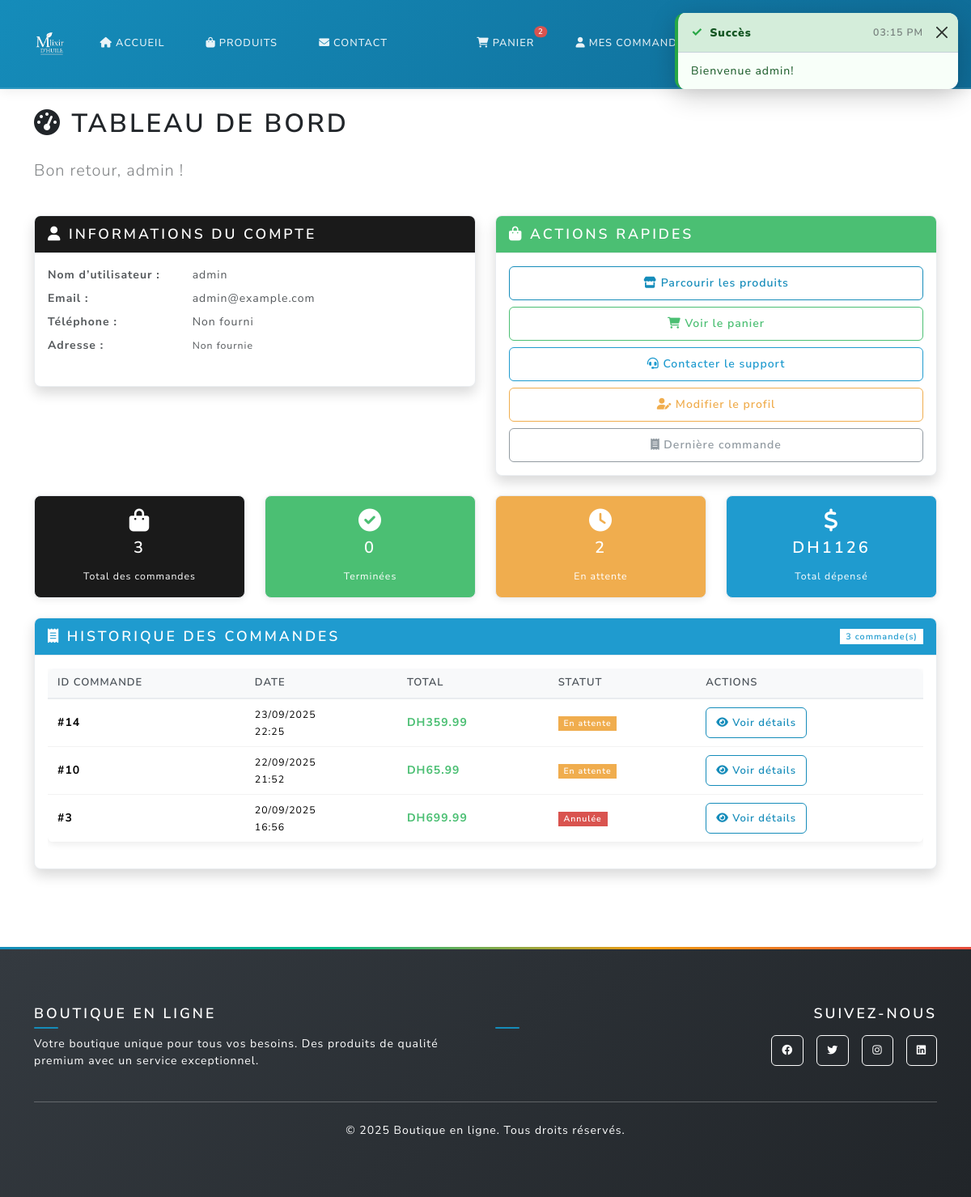
Page /dashboard (signed in) on the earlier database version.
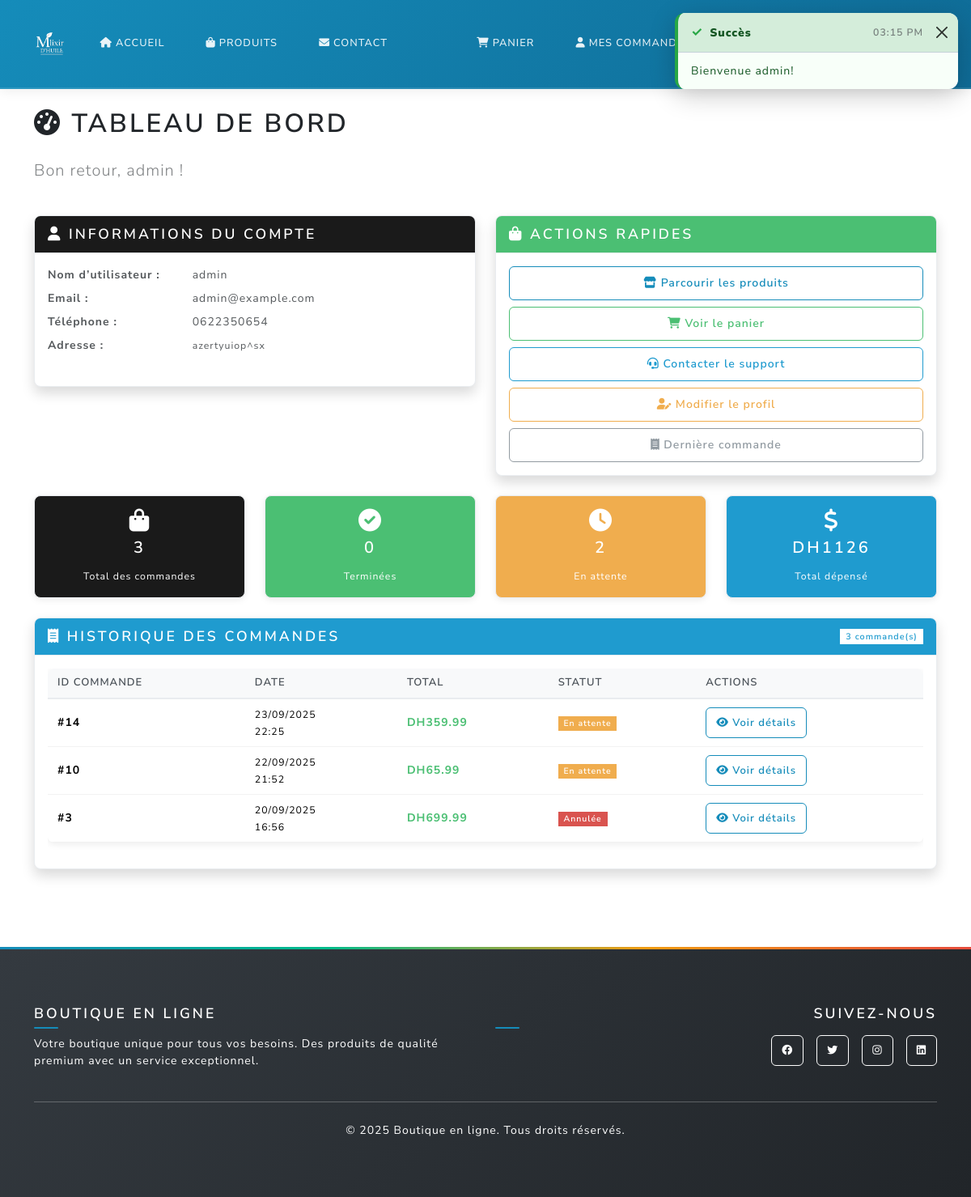
Same page on the later database version.
### main.py (models this page shows)
class User(UserMixin, db.Model):
    id = db.Column(db.Integer, primary_key=True)
    username = db.Column(db.String(80), unique=True, nullable=False)
    email = db.Column(db.String(120), unique=True, nullable=False)
    password_hash = db.Column(db.String(120), nullable=False)
    phone = db.Column(db.String(20), nullable=True)
    address = db.Column(db.Text, nullable=True)
    is_admin = db.Column(db.Boolean, default=False)
    orders = db.relationship('Order', backref='user', lazy=True)

class Order(db.Model):
    id = db.Column(db.Integer, primary_key=True)
    user_id = db.Column(db.Integer, db.ForeignKey('user.id'), nullable=False)
    total = db.Column(db.Float, nullable=False)
    status = db.Column(db.String(20), default='pending')
    created_at = db.Column(db.DateTime, default=db.func.current_timestamp())

### main.py (the view)
@app.route('/dashboard')
@login_required
def dashboard():
    orders = Order.query.filter_by(user_id=current_user.id).order_by(Order.created_at.desc()).all()
    return render_template('dashboard.html', orders=orders)

### templates/dashboard.html (shortened to what this page needs)
{% extends "base.html" %}
{% block content %}
<div class="container py-4">
  <div class="row">
    <div class="col-12">
      <h1 class="mb-4"><i class="fas fa-tachometer-alt"></i> Tableau de bord</h1>
      <p class="lead text-muted">Bon retour, {{ current_user.username }} !</p>
    </div>
  </div>
  <div class="row mb-4">
    <div class="col-md-6">
      <div class="card shadow">
        <div class="card-header bg-primary text-white">
          <h5 class="mb-0"><i class="fas fa-user"></i> Informations du compte</h5>
        </div>
        <div class="card-body">
          <div class="row mb-2">
            <div class="col-sm-4">
              <strong>Nom d’utilisateur :</strong>
            </div>
            <div class="col-sm-8">{{ current_user.username }}</div>
          </div>
          <div class="row mb-2">
            <div class="col-sm-4">
              <strong>Email :</strong>
            </div>
            <div class="col-sm-8">{{ current_user.email }}</div>
          </div>
          <div class="row mb-2">
            <div class="col-sm-4">
              <strong>Téléphone :</strong>
            </div>
            <div class="col-sm-8">{{ current_user.phone or 'Non fourni' }}</div>
          </div>
          <div class="row">
            <div class="col-sm-4">
              <strong>Adresse :</strong>
            </div>
            <div class="col-sm-8">
              <small>{{ current_user.address or 'Non fournie' }}</small>
            </div>
          </div>
        </div>
      </div>
    </div>
    <div class="col-md-6">
      <div class="card shadow">
        <div class="card-header bg-success text-white">
          <h5 class="mb-0">
            <i class="fas fa-shopping-bag"></i> Actions rapides
          </h5>
        </div>
        <div class="card-body">
          <div class="d-grid gap-2">
            <a href="{{ url_for('products') }}" class="btn btn-outline-primary">
              <i class="fas fa-store"></i> Parcourir les produits
            </a>
            <a href="{{ url_for('cart') }}" class="btn btn-outline-success">
              <i class="fas fa-shopping-cart"></i> Voir le panier
            </a>
            <a href="{{ url_for('contact') }}" class="btn btn-outline-info">
              <i class="fas fa-headset"></i> Contacter le support
            </a>
            <a href="{{ url_for('profile') }}" class="btn btn-outline-warning">
              <i class="fas fa-user-edit"></i> Modifier le profil
            </a>
            {% if orders %}
            <a href="{{ url_for('order_detail', order_id=orders[0].id) }}" class="btn btn-outline-secondary">
              <i class="fas fa-receipt"></i> Dernière commande
            </a>
            {% endif %}
          </div>
        </div>
      </div>
    </div>
  </div>
  <div class="row mb-4">
    <div class="col-md-3">
      <div class="card bg-primary text-white">
        <div class="card-body text-center">
          <i class="fas fa-shopping-bag fa-2x mb-2"></i>
          <h4>{{ orders|length }}</h4>
          <small>Total des commandes</small>
        </div>
      </div>
    </div>
    <div class="col-md-3">
      <div class="card bg-success text-white">
        <div class="card-body text-center">
          <i class="fas fa-check-circle fa-2x mb-2"></i>
          <h4>{{ orders|selectattr('status', 'equalto', 'completed')|list|length }}</h4>
          <small>Terminées</small>
        </div>
      </div>
    </div>
    <div class="col-md-3">
      <div class="card bg-warning text-white">
        <div class="card-body text-center">
          <i class="fas fa-clock fa-2x mb-2"></i>
          <h4>{{ orders|selectattr('status', 'equalto', 'pending')|list|length }}</h4>
          <small>En attente</small>
        </div>
      </div>
    </div>
    <div class="col-md-3">
      <div class="card bg-info text-white">
        <div class="card-body text-center">
          <i class="fas fa-dollar-sign fa-2x mb-2"></i>
          <h4>DH{{ "%.0f"|format(orders|sum(attribute='total')) }}</h4>
          <small>Total dépensé</small>
        </div>
      </div>
    </div>
  </div>
  <div class="row">
    <div class="col-12">
      <div class="card shadow">
        <div class="card-header bg-info text-white d-flex justify-content-between align-items-center">
          <h5 class="mb-0"><i class="fas fa-receipt"></i> Historique des commandes</h5>
          <span class="badge bg-white text-info">{{ orders|length }} commande(s)</span>
        </div>
        <div class="card-body">
          {% if orders %}
          <div class="table-responsive">
            <table class="table table-hover">
              <thead>
                <tr>
                  <th>ID Commande</th>
                  <th>Date</th>
                  <th>Total</th>
                  <th>Statut</th>
                  <th>Actions</th>
                </tr>
              </thead>
              <tbody>
                {% for order in orders %}
                <tr>
                  <td><strong>#{{ order.id }}</strong></td>
                  <td>
                    <small>
                      {{ order.created_at.strftime('%d/%m/%Y') if order.created_at else 'N/A' }}<br>
                      {{ order.created_at.strftime('%H:%M') if order.created_at else '' }}
                    </small>
                  </td>
                  <td><strong class="text-success">DH{{ "%.2f"|format(order.total) }}</strong></td>
                  <td>
                    {% if order.status == 'pending' %}
                      <span class="badge bg-warning">En attente</span>
                    {% elif order.status == 'processing' %}
                      <span class="badge bg-info">En cours</span>
                    {% elif order.status == 'shipped' %}
                      <span class="badge bg-primary">Expédiée</span>
                    {% elif order.status == 'delivered' %}
                      <span class="badge bg-success">Livrée</span>
                    {% elif order.status == 'completed' %}
                      <span class="badge bg-success">Terminée</span>
                    {% elif order.status == 'cancelled' %}
                      <span class="badge bg-danger">Annulée</span>
                    {% else %}
                      <span class="badge bg-secondary">{{ order.status.title() }}</span>
                    {% endif %}
                  </td>
                  <td>
                    <a href="{{ url_for('order_detail', order_id=order.id) }}"
                       class="btn btn-sm btn-outline-primary">
                      <i class="fas fa-eye"></i> Voir détails
                    </a>
                  </td>
                </tr>
                {% endfor %}
              </tbody>
            </table>
          </div>
          {% endif %}
        </div>
      </div>
    </div>
  </div>
</div>
{% endblock %}

### templates/base.html (shortened to what this page needs)
<!DOCTYPE html>
<html lang="fr">
  <head>
    <link
      href="https://cdn.jsdelivr.net/npm/bootswatch@5.3.2/dist/lux/bootstrap.min.css"
      rel="stylesheet"
    />
    <link
      href="https://cdnjs.cloudflare.com/ajax/libs/font-awesome/6.0.0/css/all.min.css"
      rel="stylesheet"
    />
    <link
      href="{{ url_for('static', filename='css/style.css') }}"
      rel="stylesheet"
    />
  </head>
  <body>
    <nav class="navbar navbar-expand-lg navbar-dark bg-dark">
      <div class="container">
        <a class="navbar-brand d-flex align-items-center fw-bold" href="{{ url_for('home') }}">
          <img src="{{ url_for('static', filename='img/image1.png') }}"
               alt="E-SHOP Logo"
               style="height:40px; width:auto; border-radius:8px;">
        </a>
        <div class="collapse navbar-collapse" id="navbarNav">
          <ul class="navbar-nav me-auto">
            <li class="nav-item">
              <a class="nav-link" href="{{ url_for('home') }}">
                <i class="fas fa-home me-1"></i>Accueil
              </a>
            </li>
            <li class="nav-item">
              <a class="nav-link" href="{{ url_for('products') }}">
                <i class="fas fa-shopping-bag me-1"></i>Produits
              </a>
            </li>
            <li class="nav-item">
              <a class="nav-link" href="{{ url_for('contact') }}">
                <i class="fas fa-envelope me-1"></i>Contact
              </a>
            </li>
          </ul>
          <ul class="navbar-nav">
            {% if current_user.is_authenticated %}
              <li class="nav-item">
                <a class="nav-link position-relative" href="{{ url_for('cart') }}">
                  <i class="fas fa-shopping-cart me-1"></i>Panier
                  {% if cart_total_quantity is defined and cart_total_quantity > 0 %}
                    <span class="position-absolute top-0 start-100 translate-middle badge rounded-pill bg-danger">
                      {{ cart_total_quantity }}
                    </span>
                  {% elif session.cart and session.cart|length > 0 %}
                    <span class="position-absolute top-0 start-100 translate-middle badge rounded-pill bg-danger">
                      {{ session.cart|length }}
                      <span class="visually-hidden">articles dans le panier</span>
                    </span>
                  {% endif %}
                </a>
              </li>
              <li class="nav-item">
                <a class="nav-link" href="{{ url_for('dashboard') }}">
                  <i class="fas fa-user me-1"></i>Mes commandes
                </a>
              </li>
              {% if current_user.is_admin %}
              <li class="nav-item dropdown">
                <a class="nav-link dropdown-toggle" href="#" role="button" data-bs-toggle="dropdown">
                </a>
              </li>
              {% endif %}
              <li class="nav-item dropdown">
                <a class="nav-link dropdown-toggle" href="#" role="button" data-bs-toggle="dropdown">
                </a>
              </li>
            {% endif %}
          </ul>
        </div>
      </div>
    </nav>
    <main>{% block content %}{% endblock %}</main>
    <footer class="bg-dark text-white py-5 mt-5">
      <div class="container">
        <div class="row">
          <div class="col-md-6">
            <h5 class="fw-bold mb-3">Boutique en ligne</h5>
            <p class="text-white">
              Votre boutique unique pour tous vos besoins. Des produits de qualité
              premium avec un service exceptionnel.
            </p>
          </div>
          <div class="col-md-6 text-md-end">
            <h5 class="fw-bold mb-3">Suivez-nous</h5>
            <div class="d-flex justify-content-md-end gap-3">
              <a href="#" class="btn btn-outline-light btn-sm">
                <i class="fab fa-facebook"></i>
              </a>
              <a href="#" class="btn btn-outline-light btn-sm">
                <i class="fab fa-twitter"></i>
              </a>
              <a href="#" class="btn btn-outline-light btn-sm">
                <i class="fab fa-instagram"></i>
              </a>
              <a href="#" class="btn btn-outline-light btn-sm">
                <i class="fab fa-linkedin"></i>
              </a>
            </div>
          </div>
        </div>
        <hr class="my-4" />
        <div class="text-center">
          <p class="text-white mb-0">
            &copy; <span id="year"></span> Boutique en ligne. Tous droits réservés.
          </p>
        </div>
      </div>
    </footer>
    <div class="toast-container position-fixed top-0 end-0 p-3" style="z-index: 9999;" id="toastContainer">
    </div>
  </body>
</html>

Differences in the rows shown:
changed User "admin": phone "Non fourni" → "0622350654"; address "Non fournie" → "azertyuiop^sx"
Other differences:
{{ cart_total_quantity }}: "2" → (not shown)
